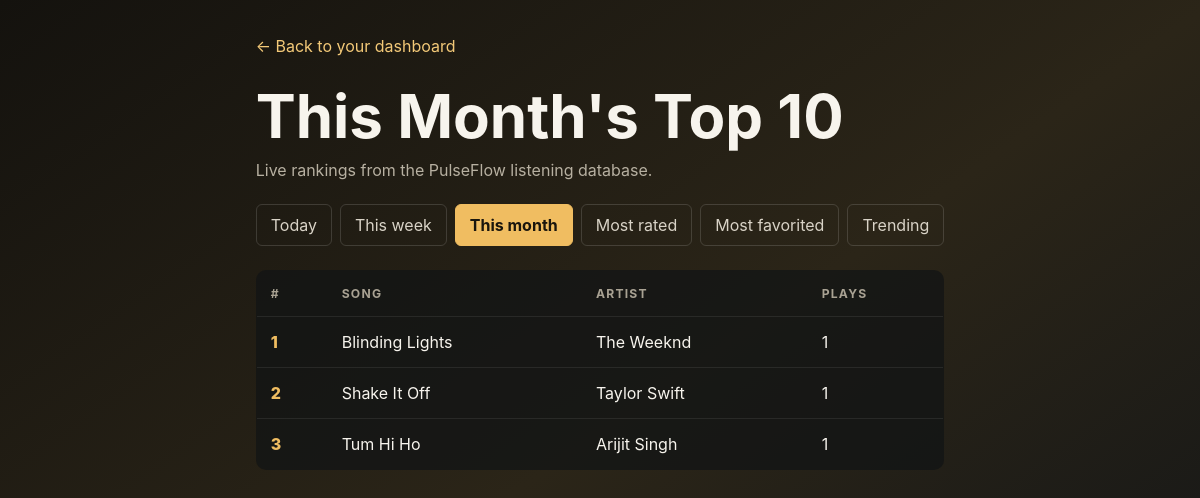
Page /backend/charts.php?period=month (signed in) on the committed database.
### tables this page shows
CREATE TABLE `tracks` (
  `track_id` int NOT NULL,
  `album_id` int NOT NULL,
  `title` varchar(200) NOT NULL,
  `duration_seconds` int DEFAULT NULL,
  `explicit` tinyint(1) DEFAULT '0',
  `track_number` int DEFAULT NULL
);

### backend/functions.php (called while the page is built, shortened)
<?php
function e(?string $value): string
{
    return htmlspecialchars($value ?? '', ENT_QUOTES, 'UTF-8');
}

### backend/charts.php (the view, shortened to what this page needs)
<?php
require_once __DIR__ . '/functions.php';
$period = $_GET['period'] ?? 'week';
$periods = ['today' => ['Today\'s Top 10', 'today_plays'], 'week' => ['This Week\'s Top 10', 'week_plays'], 'month' => ['This Month\'s Top 10', 'month_plays']];
$chartRows = [];
try {
    if (isset($periods[$period])) {
        [$heading, $metric] = $periods[$period];
        $stmt = $pdo->query("SELECT track_id, title, COALESCE(artist_names, artist_name) AS artist_name, $metric AS plays
            FROM vw_track_chart_metrics WHERE $metric > 0 ORDER BY plays DESC, title LIMIT 10");
        $chartRows = $stmt->fetchAll();
    } elseif ($period === 'rated') {
        $heading = 'Most Rated';
        $stmt = $pdo->query("SELECT track_id, title, COALESCE(artist_names, artist_name) AS artist_name, average_rating AS score, rating_count AS votes FROM vw_track_chart_metrics WHERE rating_count > 0 ORDER BY votes DESC, score DESC, title LIMIT 10");
        $chartRows = $stmt->fetchAll();
    } elseif ($period === 'favorited') {
        $heading = 'Most Favorited';
        $stmt = $pdo->query("SELECT track_id, title, COALESCE(artist_names, artist_name) AS artist_name, favorite_count AS favorites FROM vw_track_chart_metrics WHERE favorite_count > 0 ORDER BY favorites DESC, title LIMIT 10");
        $chartRows = $stmt->fetchAll();
    }
} catch (PDOException $exception) {
    if (isset($periods[$period])) {
        [$heading] = $periods[$period];
        $days = ['today' => 1, 'week' => 7, 'month' => 30][$period];
        $stmt = $pdo->query("SELECT t.track_id, t.title, ar.artist_name, COUNT(sh.stream_id) AS plays
            FROM tracks t JOIN albums al ON al.album_id = t.album_id JOIN artists ar ON ar.artist_id = al.artist_id
            LEFT JOIN stream_history sh ON sh.track_id = t.track_id AND sh.played_at >= CURRENT_TIMESTAMP - INTERVAL $days DAY
            GROUP BY t.track_id, t.title, ar.artist_name HAVING plays > 0 ORDER BY plays DESC, t.title LIMIT 10");
        $chartRows = $stmt->fetchAll();
    } elseif ($period === 'rated') {
        $heading = 'Most Rated';
        $stmt = $pdo->query('SELECT t.track_id, t.title, ar.artist_name, AVG(r.rating) AS score, COUNT(r.user_id) AS votes FROM tracks t JOIN albums al ON al.album_id = t.album_id JOIN artists ar ON ar.artist_id = al.artist_id JOIN ratings r ON r.track_id = t.track_id GROUP BY t.track_id, t.title, ar.artist_name HAVING votes > 0 ORDER BY votes DESC, score DESC, t.title LIMIT 10');
        $chartRows = $stmt->fetchAll();
    } elseif ($period === 'favorited') {
        $heading = 'Most Favorited';
        $stmt = $pdo->query('SELECT t.track_id, t.title, ar.artist_name, COUNT(f.user_id) AS favorites FROM tracks t JOIN albums al ON al.album_id = t.album_id JOIN artists ar ON ar.artist_id = al.artist_id JOIN favorites f ON f.track_id = t.track_id GROUP BY t.track_id, t.title, ar.artist_name HAVING favorites > 0 ORDER BY favorites DESC, t.title LIMIT 10');
        $chartRows = $stmt->fetchAll();
    } else {
        $period = 'trending';
        $heading = 'Fastest Trending';
        $stmt = $pdo->query("SELECT t.track_id, t.title, ar.artist_name,
                SUM(CASE WHEN sh.played_at >= CURRENT_TIMESTAMP - INTERVAL 7 DAY THEN 1 ELSE 0 END) AS recent_plays,
                SUM(CASE WHEN sh.played_at < CURRENT_TIMESTAMP - INTERVAL 7 DAY THEN 1 ELSE 0 END) AS previous_plays,
                ROUND((SUM(CASE WHEN sh.played_at >= CURRENT_TIMESTAMP - INTERVAL 7 DAY THEN 1 ELSE 0 END) - SUM(CASE WHEN sh.played_at < CURRENT_TIMESTAMP - INTERVAL 7 DAY THEN 1 ELSE 0 END)) / GREATEST(SUM(CASE WHEN sh.played_at < CURRENT_TIMESTAMP - INTERVAL 7 DAY THEN 1 ELSE 0 END), 1) * 100, 0) AS growth_percent
            FROM tracks t JOIN albums al ON al.album_id = t.album_id JOIN artists ar ON ar.artist_id = al.artist_id
            JOIN stream_history sh ON sh.track_id = t.track_id AND sh.played_at >= CURRENT_TIMESTAMP - INTERVAL 14 DAY
            GROUP BY t.track_id, t.title, ar.artist_name HAVING recent_plays > 0 ORDER BY growth_percent DESC, recent_plays DESC, t.title LIMIT 10");
        $chartRows = $stmt->fetchAll();
    }
}
$links = ['today' => 'Today', 'week' => 'This week', 'month' => 'This month', 'rated' => 'Most rated', 'favorited' => 'Most favorited', 'trending' => 'Trending'];
?>
<!doctype html><html lang="en"><head><link rel="stylesheet" href="../frontend/user-dashbord.css"><link rel="stylesheet" href="../frontend/reporting.css">
</style></head><body><main class="charts"><a class="back" href="user-dashbord.php">&larr; Back to your dashboard</a><h1><?php echo e($heading); ?></h1><p class="muted">Live rankings from the PulseFlow listening database.</p><nav class="tabs"><?php foreach($links as $key=>$label): ?><a class="<?php echo $period === $key ? 'active' : ''; ?>" href="charts.php?period=<?php echo e($key); ?>"><?php echo e($label); ?></a><?php endforeach; ?></nav><table class="chart"><thead><tr><th>#</th><th>Song</th><th>Artist</th><th><?php echo $period === 'trending' ? 'Last 7 days' : ($period === 'rated' ? 'Rating' : ($period === 'favorited' ? 'Favorites' : 'Plays')); ?></th><?php if($period === 'trending'): ?><th>Growth</th><?php endif; ?></tr></thead><tbody><?php foreach($chartRows as $index=>$row): ?><tr><td class="rank"><?php echo $index + 1; ?></td><td><?php echo e($row['title']); ?></td><td><?php echo e($row['artist_name']); ?></td><td><?php echo $period === 'rated' ? number_format((float)$row['score'], 1) . ' / 5' : ($period === 'trending' ? (int)$row['recent_plays'] : (int)($row['plays'] ?? $row['favorites'] ?? 0)); ?></td><?php if($period === 'trending'): ?><td class="<?php echo (int)$row['growth_percent'] >= 0 ? 'up' : 'down'; ?>"><?php echo (int)$row['growth_percent'] >= 0 ? '&uarr;' : '&darr;'; ?> <?php echo abs((int)$row['growth_percent']); ?>%</td><?php endif; ?></tr><?php endforeach; ?><?php if(!$chartRows): ?><tr><td colspan="5" class="muted">No chart data yet.</td></tr><?php endif; ?></tbody></table></main></body></html>

### frontend/user-dashbord.css (style rules this page uses)
:root { --bg-black: #000000; --bg-dark-grey: #121212; --bg-light-grey: #242424; --bg-card: #181818; --text-white: #ffffff; --text-muted: #b3b3b3; --spotify-green: #1ed760; --bg-soft: #1f1f1f; --border: rgba(255, 255, 255, 0.08); }
* { margin: 0; padding: 0; box-sizing: border-box; font-family: 'Inter', 'Helvetica Neue', Helvetica, Arial, sans-serif; }
html, body { height: 100%; }
body { background: linear-gradient(180deg, #1a1a1a 0%, var(--bg-dark-grey) 20%, var(--bg-black) 100%); color: var(--text-white); display: flex; flex-direction: column; overflow: hidden; }
button, a { font: inherit; }
html, body { min-width: 1100px; }
body { overflow-x: auto !important; }

### backend/charts.php (style rules this page uses)
body { min-height:100vh;background:linear-gradient(145deg,#14120e,#2b2518 52%,#111417);color:#f7f4ed }
.charts { max-width:1080px;margin:0 auto;padding:36px 24px }
.back { color:#f3c978;text-decoration:none }
.charts h1 { font-size:clamp(2rem,5vw,4rem);margin:24px 0 8px }
.muted { color:#b7b0a1 }
.tabs { display:flex;gap:8px;flex-wrap:wrap;margin:24px 0 }
.tabs a { padding:10px 14px;border:1px solid rgba(255,255,255,.14);border-radius:6px;text-decoration:none;color:#d9d3c7 }
.tabs a.active { background:#f0bd61;color:#19150d;border-color:#f0bd61;font-weight:700 }
.chart { width:100%;border-collapse:collapse;background:rgba(17,19,20,.7);border:1px solid rgba(255,255,255,.1);border-radius:10px;overflow:hidden }
.chart th,.chart td { text-align:left;padding:15px 14px;border-bottom:1px solid rgba(255,255,255,.08) }
.chart th { color:#a9a293;font-size:.76rem;text-transform:uppercase;letter-spacing:.1em }
.rank { color:#f0bd61;font-weight:800 }

### rows in the picture
tracks: title "Blinding Lights", artist_name "The Weeknd", plays "1"
tracks: title "Shake It Off", artist_name "Taylor Swift", plays "1"
tracks: title "Tum Hi Ho", artist_name "Arijit Singh", plays "1"

### other values in the picture
$heading "This Month's Top 10"
$label "Today"
$label "This week"
$label "This month"
$label "Most rated"
$label "Most favorited"
$label "Trending"
